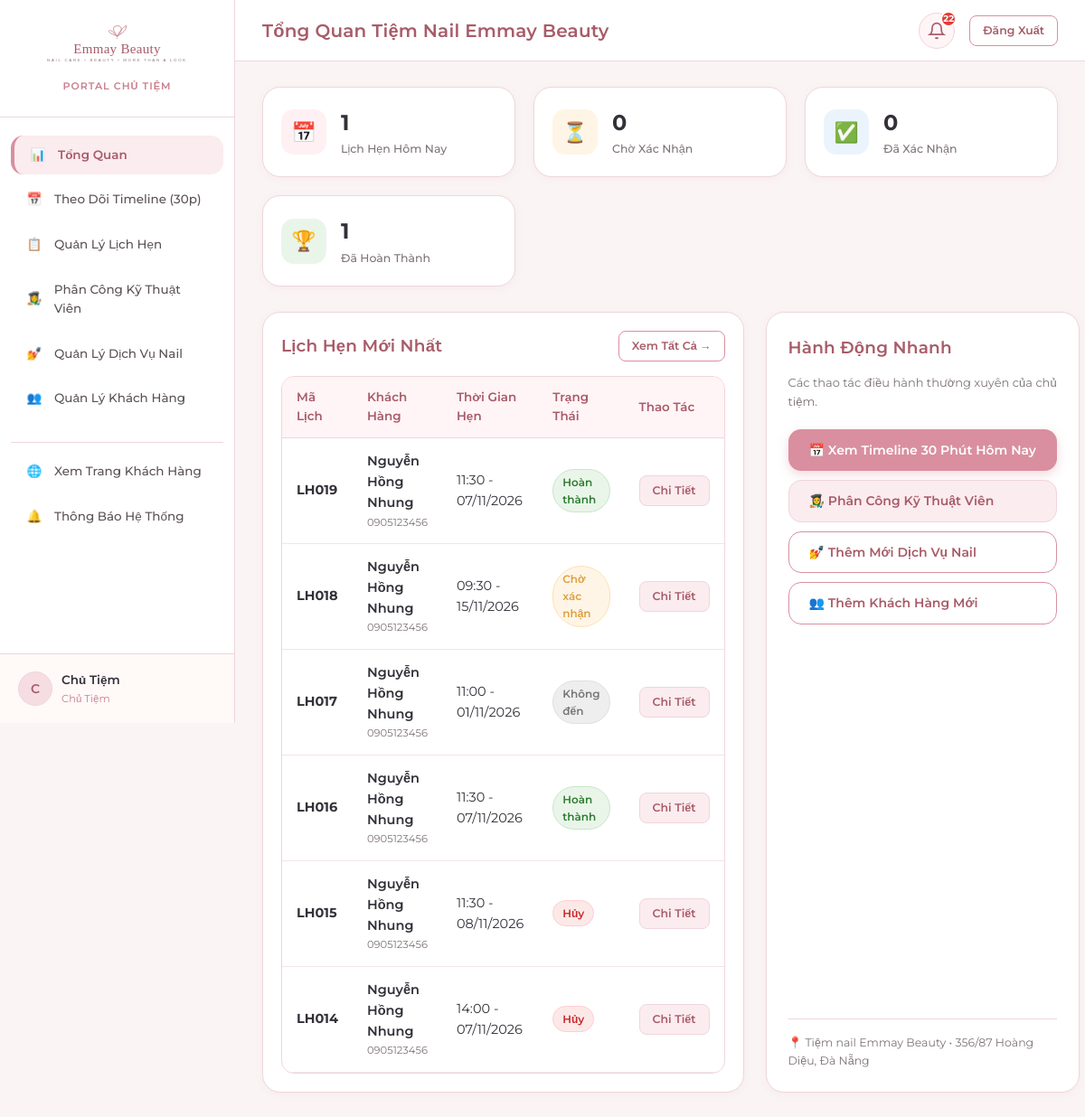
The page /owner/ (signed in) on the database its author committed.
### apps/accounts/models.py (models this page shows, shortened)
class TaiKhoan(models.Model):
    VAI_TRO_CHOICES = [
        ('Chủ Tiệm', 'Chủ Tiệm'),
        ('Nhân Viên', 'Nhân Viên'),
        ('Khách Hàng', 'Khách Hàng'),
    ]
    ma_tai_khoan = models.CharField(max_length=10, primary_key=True, verbose_name='Mã tài khoản')
    user = models.OneToOneField(User, on_delete=models.CASCADE, related_name='tai_khoan', verbose_name='Tài khoản User')
    vai_tro = models.CharField(max_length=20, choices=VAI_TRO_CHOICES, verbose_name='Vai trò')
    khach_hang = models.OneToOneField(
        KhachHang, on_delete=models.SET_NULL, null=True, blank=True,
        related_name='tai_khoan', verbose_name='Khách hàng liên kết'
    )
    class Meta:
        db_table = 'TaiKhoan'
        verbose_name = 'Tài Khoản'
        verbose_name_plural = 'Tài Khoản'

### apps/appointments/models.py (models this page shows, shortened)
class LichHen(models.Model):
    TRANG_THAI_CHOICES = [
        ('Chờ xác nhận', 'Chờ xác nhận'),
        ('Đã xác nhận', 'Đã xác nhận'),
        ('Hoàn thành', 'Hoàn thành'),
        ('Hủy', 'Hủy'),
        ('Không đến', 'Không đến'),
    ]
    ma_lich_hen = models.CharField(max_length=10, primary_key=True, verbose_name='Mã lịch hẹn')
    khach_hang = models.ForeignKey(KhachHang, on_delete=models.PROTECT, related_name='lich_hen', verbose_name='Khách hàng')
    tai_khoan_huy = models.ForeignKey(
        TaiKhoan, on_delete=models.SET_NULL, null=True, blank=True,
        related_name='lich_hen_da_huy', verbose_name='Tài khoản hủy'
    )
    ngay_gio_bat_dau = models.DateTimeField(verbose_name='Ngày giờ bắt đầu')
    ten_lien_he = models.CharField(max_length=100, verbose_name='Tên liên hệ')
    so_dien_thoai_lien_he = models.CharField(
        max_length=10, validators=[phone_validator], verbose_name='SĐT liên hệ'
    )
    trang_thai = models.CharField(
        max_length=30, choices=TRANG_THAI_CHOICES, default='Chờ xác nhận',
        verbose_name='Trạng thái'
    )
    thoi_diem_huy = models.DateTimeField(null=True, blank=True, verbose_name='Thời điểm hủy')
    thoi_diem_tao = models.DateTimeField(auto_now_add=True, verbose_name='Thời điểm tạo')
    class Meta:
        db_table = 'LichHen'
        verbose_name = 'Lịch Hẹn'
        verbose_name_plural = 'Lịch Hẹn'
        ordering = ['-ngay_gio_bat_dau']

### apps/appointments/views.py (the view)
# urls.py: path('', appointment_views.owner_dashboard, name='dashboard'),
@owner_required
def owner_dashboard(request):
    today = timezone.localdate()
    today_appointments = LichHen.objects.filter(ngay_gio_bat_dau__date=today)
    total_today = today_appointments.count()
    pending_today = today_appointments.filter(trang_thai='Chờ xác nhận').count()
    confirmed_today = today_appointments.filter(trang_thai='Đã xác nhận').count()
    completed_today = today_appointments.filter(trang_thai='Hoàn thành').count()
    recent_appointments = LichHen.objects.all().order_by('-thoi_diem_tao')[:6]
    return render(request, 'owner/dashboard.html', {
        'today': today,
        'total_today': total_today,
        'pending_today': pending_today,
        'confirmed_today': confirmed_today,
        'completed_today': completed_today,
        'recent_appointments': recent_appointments,
    })

### templates/owner/dashboard.html (shortened to what this page needs)
{% extends 'base_dashboard.html' %}
{% block page_title %}Tổng Quan Tiệm Nail Emmay Beauty{% endblock %}
{% block content %}
<div class="stats-grid">
  <div class="stat-card">
    <div class="stat-icon" style="background: #FFF0F3; color: var(--btn-rose);">📅</div>
    <div class="stat-info">
      <span class="stat-val">{{ total_today }}</span>
      <span class="stat-label">Lịch Hẹn Hôm Nay</span>
    </div>
  </div>
  <div class="stat-card">
    <div class="stat-icon" style="background: var(--status-pending-bg); color: var(--status-pending);">⏳</div>
    <div class="stat-info">
      <span class="stat-val">{{ pending_today }}</span>
      <span class="stat-label">Chờ Xác Nhận</span>
    </div>
  </div>
  <div class="stat-card">
    <div class="stat-icon" style="background: var(--status-confirmed-bg); color: var(--status-confirmed);">✅</div>
    <div class="stat-info">
      <span class="stat-val">{{ confirmed_today }}</span>
      <span class="stat-label">Đã Xác Nhận</span>
    </div>
  </div>
  <div class="stat-card">
    <div class="stat-icon" style="background: var(--status-completed-bg); color: var(--status-completed);">🏆</div>
    <div class="stat-info">
      <span class="stat-val">{{ completed_today }}</span>
      <span class="stat-label">Đã Hoàn Thành</span>
    </div>
  </div>
</div>
<div style="display: grid; grid-template-columns: 2fr 1fr; gap: 24px; margin-bottom: 28px;">
  <div class="card" style="padding: 20px;">
    <div style="display: flex; justify-content: space-between; align-items: center; margin-bottom: 16px;">
      <h3 class="card-title" style="margin-bottom: 0;">Lịch Hẹn Mới Nhất</h3>
      <a href="{% url 'owner:appointments_list' %}" class="btn btn-outline btn-sm">Xem Tất Cả &rarr;</a>
    </div>
    <div class="table-responsive">
      <table class="table">
        <thead>
          <tr>
            <th>Mã Lịch</th>
            <th>Khách Hàng</th>
            <th>Thời Gian Hẹn</th>
            <th>Trạng Thái</th>
            <th>Thao Tác</th>
          </tr>
        </thead>
        <tbody>
          {% for a in recent_appointments %}
            <tr>
              <td><strong>{{ a.ma_lich_hen }}</strong></td>
              <td>
                <div style="font-weight: 600;">{{ a.ten_lien_he }}</div>
                <div style="font-size: 11.5px; color: var(--text-muted);">{{ a.so_dien_thoai_lien_he }}</div>
              </td>
              <td>{{ a.ngay_gio_bat_dau|date:"H:i - d/m/Y" }}</td>
              <td>
                {% if a.trang_thai == 'Chờ xác nhận' %}
                  <span class="badge badge-pending">Chờ xác nhận</span>
                {% elif a.trang_thai == 'Đã xác nhận' %}
                  <span class="badge badge-confirmed">Đã xác nhận</span>
                {% elif a.trang_thai == 'Hoàn thành' %}
                  <span class="badge badge-completed">Hoàn thành</span>
                {% elif a.trang_thai == 'Hủy' %}
                  <span class="badge badge-canceled">Hủy</span>
                {% else %}
                  <span class="badge badge-noshow">{{ a.trang_thai }}</span>
                {% endif %}
              </td>
              <td>
                <a href="{% url 'owner:appointment_detail' a.pk %}" class="btn btn-secondary btn-sm">Chi Tiết</a>
              </td>
            </tr>
          {% empty %}
            <tr><td colspan="5" style="text-align: center; color: var(--text-muted); padding: 20px;">Chưa có lịch hẹn nào.</td></tr>
          {% endfor %}
        </tbody>
      </table>
    </div>
  </div>
  <div class="card" style="display: flex; flex-direction: column; justify-content: space-between;">
    <div>
      <h3 class="card-title">Hành Động Nhanh</h3>
      <p style="color: var(--text-muted); font-size: 13px; margin-bottom: 20px;">
        Các thao tác điều hành thường xuyên của chủ tiệm.
      </p>
      <div style="display: flex; flex-direction: column; gap: 10px;">
        <a href="{% url 'owner:timeline' %}" class="btn btn-primary" style="justify-content: flex-start;">
          <span>📅 Xem Timeline 30 Phút Hôm Nay</span>
        </a>
        <a href="{% url 'owner:assignments_list' %}" class="btn btn-secondary" style="justify-content: flex-start;">
          <span>👩‍🎨 Phân Công Kỹ Thuật Viên</span>
        </a>
        <a href="{% url 'owner:service_create' %}" class="btn btn-outline" style="justify-content: flex-start;">
          <span>💅 Thêm Mới Dịch Vụ Nail</span>
        </a>
        <a href="{% url 'owner:customer_create' %}" class="btn btn-outline" style="justify-content: flex-start;">
          <span>👥 Thêm Khách Hàng Mới</span>
        </a>
      </div>
    </div>
    <div style="margin-top: 24px; padding-top: 16px; border-top: 1px solid var(--border-pink); font-size: 12.5px; color: var(--text-muted);">
      📍 Tiệm nail Emmay Beauty • 356/87 Hoàng Diệu, Đà Nẵng
    </div>
  </div>
</div>
{% endblock %}

### templates/base_dashboard.html (shortened to what this page needs)
<!DOCTYPE html>
<html lang="vi">
<head>
  <link rel="stylesheet" href="/static/css/style.css">
  <link rel="stylesheet" href="/static/css/dashboard.css">
</head>
<body class="app-layout">
  <aside class="sidebar">
    <div class="sidebar-brand">
      <a href="{% url 'home' %}">
        <img src="/static/images/logo.svg" alt="Emmay Beauty" class="sidebar-logo">
      </a>
      <div style="font-size: 11px; color: var(--primary-rose); font-weight: 600; margin-top: 4px; letter-spacing: 1px;">
        {% if is_owner %}PORTAL CHỦ TIỆM{% elif is_employee %}PORTAL KỸ THUẬT VIÊN{% else %}PORTAL THÀNH VIÊN{% endif %}
      </div>
    </div>
    <ul class="sidebar-nav">
      {% if is_owner %}
        <li class="nav-item {% if request.resolver_match.url_name == 'dashboard' %}active{% endif %}">
          <a href="{% url 'owner:dashboard' %}">
            <span class="nav-icon">📊</span>
            <span>Tổng Quan</span>
          </a>
        </li>
        <li class="nav-item {% if request.resolver_match.url_name == 'timeline' %}active{% endif %}">
          <a href="{% url 'owner:timeline' %}">
            <span class="nav-icon">📅</span>
            <span>Theo Dõi Timeline (30p)</span>
          </a>
        </li>
        <li class="nav-item {% if 'appointments' in request.path and request.resolver_match.url_name != 'timeline' %}active{% endif %}">
          <a href="{% url 'owner:appointments_list' %}">
            <span class="nav-icon">📋</span>
            <span>Quản Lý Lịch Hẹn</span>
          </a>
        </li>
        <li class="nav-item {% if 'assignments' in request.path %}active{% endif %}">
          <a href="{% url 'owner:assignments_list' %}">
            <span class="nav-icon">👩‍🎨</span>
            <span>Phân Công Kỹ Thuật Viên</span>
          </a>
        </li>
        <li class="nav-item {% if 'services' in request.path %}active{% endif %}">
          <a href="{% url 'owner:services_list' %}">
            <span class="nav-icon">💅</span>
            <span>Quản Lý Dịch Vụ Nail</span>
          </a>
        </li>
        <li class="nav-item {% if 'customers' in request.path %}active{% endif %}">
          <a href="{% url 'owner:customers_list' %}">
            <span class="nav-icon">👥</span>
            <span>Quản Lý Khách Hàng</span>
          </a>
        </li>
      {% endif %}
      <li class="nav-item" style="margin-top: 20px; border-top: 1px solid var(--border-pink); padding-top: 10px;">
        <a href="{% url 'home' %}">
          <span class="nav-icon">🌐</span>
          <span>Xem Trang Khách Hàng</span>
        </a>
      </li>
      <li class="nav-item">
        <a href="{% url 'notifications:list' %}">
          <span class="nav-icon">🔔</span>
          <span>Thông Báo Hệ Thống</span>
        </a>
      </li>
    </ul>
    <div class="sidebar-footer">
      <div class="user-badge">
        <div class="user-avatar">
          {{ user.username|slice:":1"|upper }}
        </div>
        <div class="user-info">
          <span class="user-name">{{ user.first_name|default:user.username }}</span>
          <span class="user-role">{{ current_role }}</span>
        </div>
      </div>
    </div>
  </aside>
  <div class="main-wrapper">
    <header class="top-header">
      <div class="header-title">
        <h2>{% block page_title %}Bảng Điều Khiển{% endblock %}</h2>
      </div>
      <div class="header-actions">
        <div class="notification-bell-container">
          <button type="button" class="bell-btn" id="notif-bell-btn" title="Thông báo">
            <svg width="20" height="20" viewBox="0 0 24 24" fill="none" stroke="currentColor" stroke-width="2">
              <path d="M18 8A6 6 0 0 0 6 8c0 7-3 9-3 9h18s-3-2-3-9"></path>
              <path d="M13.73 21a2 2 0 0 1-3.46 0"></path>
            </svg>
            {% if unread_notifications_count > 0 %}
              <span class="bell-counter">{{ unread_notifications_count }}</span>
            {% endif %}
          </button>
        </div>
        <a href="{% url 'accounts:logout' %}" class="btn btn-outline btn-sm">
          Đăng Xuất
        </a>
      </div>
    </header>
    <div class="page-container">
      {% block content %}{% endblock %}
    </div>
  </div>
</body>
</html>

### rows shown on the page
TaiKhoan: vai_tro "Chủ Tiệm"
LichHen: ma_lich_hen "LH019", ten_lien_he "Nguyễn Hồng Nhung", so_dien_thoai_lien_he "0905123456", ngay_gio_bat_dau "11:30 - 07/11/2026", trang_thai "Hoàn thành"
LichHen: ma_lich_hen "LH018", ten_lien_he "Nguyễn Hồng Nhung", so_dien_thoai_lien_he "0905123456", ngay_gio_bat_dau "09:30 - 15/11/2026", trang_thai "Chờ xác nhận"
LichHen: ma_lich_hen "LH017", ten_lien_he "Nguyễn Hồng Nhung", so_dien_thoai_lien_he "0905123456", ngay_gio_bat_dau "11:00 - 01/11/2026", trang_thai "Không đến"
LichHen: ma_lich_hen "LH016", ten_lien_he "Nguyễn Hồng Nhung", so_dien_thoai_lien_he "0905123456", ngay_gio_bat_dau "11:30 - 07/11/2026", trang_thai "Hoàn thành"
LichHen: ma_lich_hen "LH015", ten_lien_he "Nguyễn Hồng Nhung", so_dien_thoai_lien_he "0905123456", ngay_gio_bat_dau "11:30 - 08/11/2026", trang_thai "Hủy"
LichHen: ma_lich_hen "LH014", ten_lien_he "Nguyễn Hồng Nhung", so_dien_thoai_lien_he "0905123456", ngay_gio_bat_dau "14:00 - 07/11/2026", trang_thai "Hủy"

### other values the page prints
{{ user.username|slice:":1"|upper }} "C"
{{ user.first_name|default:user.username }} "Chủ Tiệm"
{{ unread_notifications_count }} "22"
{{ total_today }} "1"
{{ pending_today }} "0"
{{ confirmed_today }} "0"
{{ completed_today }} "1"
